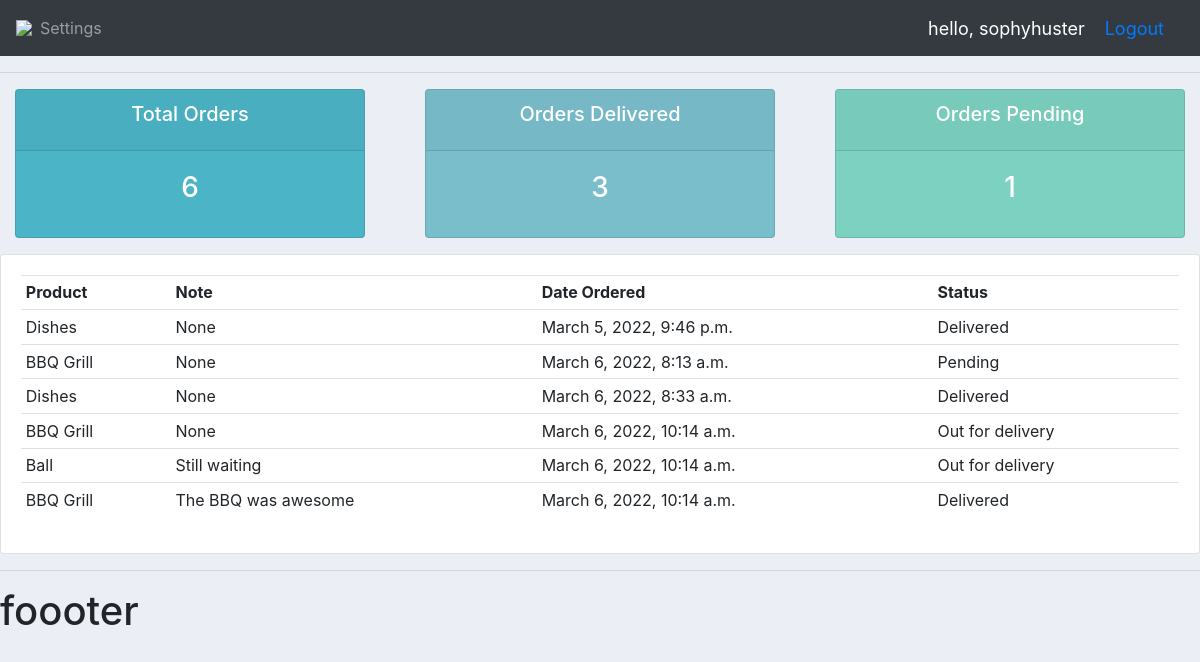
The app's page /user/ (signed in) with its own data.
### accounts/models.py (models this page shows, shortened)
class Order(models.Model):
    STATUS = (
        ('Pending', 'Pending'),
        ('Out for delivery', 'Out for delivery'),
        ('Delivered', 'Delivered'),
    )
    customer = models.ForeignKey(Customer, null=True, on_delete=models.SET_NULL)
    product = models.ForeignKey(Products, null=True, on_delete=models.SET_NULL)
    date_created = models.DateTimeField(auto_now_add=True, null=True)
    status = models.CharField(max_length=200, null=True, choices=STATUS)
    note = models.CharField(max_length=1000, null=True)

class Products(models.Model):
    CATEGORY = (
        ('Indoor', 'Indoor'),
        ('Out Door', 'Out Door'),
    )
    name = models.CharField(max_length=200, null=True)
    price = models.FloatField(null=True)
    category = models.CharField(max_length=200, null=True, choices=CATEGORY)
    description = models.CharField(max_length=200, null=True , blank=True)
    date_created = models.DateTimeField(auto_now_add=True, null=True)
    tags = models.ManyToManyField(Tag)
    def __str__(self):
        return self.name

### accounts/decorators.py (the view)
    def wrapper_func(request, *args, **kwargs):
        group = None
        if request.user.groups.exists():
            group = request.user.groups.all()[0].name
        if group =='admin':
            return redirect("home")
        if group == 'customers':
            return view_func(request, *args, **kwargs)

### accounts/views.py (called while the page is built)
@login_required(login_url='login')
@customers_only
def userPage(request):
    orders = request.user.customer.order_set.all()
    total_orders = orders.count()
    delivered = orders.filter(status='Delivered').count()
    pending = orders.filter(status='Pending').count()
    context = {
        'orders': orders,
        'total_orders': total_orders,
        'pending': pending,
        'delivered': delivered,
    }
    return render(request, 'accounts/user.html', context=context)

### accounts/templates/accounts/user.html
{% extends 'accounts/main.html' %}
{% block content %}
    {% include 'accounts/status.html' %}
    <div class="row">
        <div class="col-md">
            <div class="card card-body">
                <table class="table table-sm">
                    <tr>
                        <th>Product</th>
                        <th>Note</th>
                        <th>Date Ordered</th>
                        <th>Status</th>
                    </tr>
                    {% for order in orders %}
                        <tr>
                            <td>{{ order.product }}</td>
                            <td>{{ order.note }}</td>
                            <td>{{ order.date_created }}</td>
                            <td>{{ order.status }}</td>
                        </tr>
                    {% endfor %}
                </table>
            </div>
        </div>
    </div>
{% endblock %}

### accounts/templates/accounts/navbar.html (shortened to what this page needs)
{% load static %}
<nav class="navbar navbar-expand-lg navbar-dark bg-dark">
    <img id="logo-img" src="{% static '/images/logo.png' %}">
  <div class="collapse navbar-collapse" id="navbarNav">
    <ul class="navbar-nav">
    {%  if not request.user.is_staff %}
        <li class="nav-item">
        <a class="nav-link" href="{%  url 'settings' %}">Settings</a>
      </li>
    {% endif %}
    </ul>
  </div>
    <span class="hello-msg">hello, {{ request.user }}</span>
    <span class="hello-msg"><a href="{% url 'logout' %}">Logout</a></span>
</nav>

### static/css/main.css (style rules this page uses)
body { background-color:#ebeff5; }

### accounts/templates/accounts/navbar.html (style rules this page uses)
.hello-msg { font-size:18px; color:#fff; margin-right: 20px; }

### records on screen
Order: product "Dishes", note "None", date_created "March 5, 2022, 9:46 p.m.", status "Delivered"
Order: product "BBQ Grill", note "None", date_created "March 6, 2022, 8:13 a.m.", status "Pending"
Order: product "Dishes", note "None", date_created "March 6, 2022, 8:33 a.m.", status "Delivered"
Order: product "BBQ Grill", note "None", date_created "March 6, 2022, 10:14 a.m.", status "Out for delivery"
Order: product "Ball", note "Still waiting", date_created "March 6, 2022, 10:14 a.m.", status "Out for delivery"
Order: product "BBQ Grill", note "The BBQ was awesome", date_created "March 6, 2022, 10:14 a.m.", status "Delivered"

### other values on screen
{{ request.user }} "sophyhuster"
{{ total_orders }} "6"
{{ delivered }} "3"
{{ pending }} "1"
